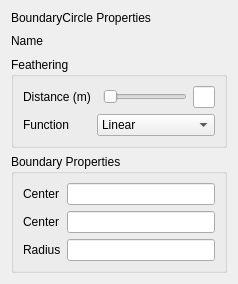
<?xml version="1.0" encoding="UTF-8"?>
<ui version="4.0">
 <class>Form</class>
 <widget class="QWidget" name="Form">
  <property name="geometry">
   <rect>
    <x>0</x>
    <y>0</y>
    <width>235</width>
    <height>257</height>
   </rect>
  </property>
  <property name="windowTitle">
   <string>Form</string>
  </property>
  <layout class="QVBoxLayout" name="verticalLayout">
   <item>
    <widget class="QLabel" name="affectorNameLabel">
     <property name="text">
      <string>BoundaryCircle Properties</string>
     </property>
    </widget>
   </item>
   <item>
    <layout class="QHBoxLayout" name="horizontalLayout">
     <item>
      <widget class="QLabel" name="nameLabel">
       <property name="text">
        <string>Name</string>
       </property>
      </widget>
     </item>
     <item>
      <widget class="QLabel" name="nameViewLabel">
       <property name="text">
        <string/>
       </property>
      </widget>
     </item>
     <item>
      <spacer name="horizontalSpacer">
       <property name="orientation">
        <enum>Qt::Horizontal</enum>
       </property>
       <property name="sizeHint" stdset="0">
        <size>
         <width>40</width>
         <height>20</height>
        </size>
       </property>
      </spacer>
     </item>
    </layout>
   </item>
   <item>
    <widget class="QGroupBox" name="featheringGroup">
     <property name="title">
      <string>Feathering</string>
     </property>
     <layout class="QGridLayout" name="gridLayout_2">
      <item row="0" column="3">
       <widget class="QLineEdit" name="distanceEdit"/>
      </item>
      <item row="1" column="0">
       <widget class="QLabel" name="functionLabel">
        <property name="text">
         <string>Function</string>
        </property>
       </widget>
      </item>
      <item row="0" column="0">
       <widget class="QLabel" name="distanceLabel">
        <property name="text">
         <string>Distance (m)</string>
        </property>
       </widget>
      </item>
      <item row="1" column="1" colspan="3">
       <widget class="QComboBox" name="functionComboBox">
        <item>
         <property name="text">
          <string>Linear</string>
         </property>
        </item>
        <item>
         <property name="text">
          <string>Ease In</string>
         </property>
        </item>
        <item>
         <property name="text">
          <string>Ease Out</string>
         </property>
        </item>
        <item>
         <property name="text">
          <string>Ease In/Out</string>
         </property>
        </item>
       </widget>
      </item>
      <item row="0" column="2">
       <widget class="QSlider" name="distanceSlider">
        <property name="sizePolicy">
         <sizepolicy hsizetype="Fixed" vsizetype="Fixed">
          <horstretch>0</horstretch>
          <verstretch>0</verstretch>
         </sizepolicy>
        </property>
        <property name="orientation">
         <enum>Qt::Horizontal</enum>
        </property>
       </widget>
      </item>
     </layout>
    </widget>
   </item>
   <item>
    <widget class="QGroupBox" name="boundaryPropertiesGroup">
     <property name="title">
      <string>Boundary Properties</string>
     </property>
     <layout class="QGridLayout" name="gridLayout">
      <item row="0" column="0">
       <widget class="QLabel" name="centerXLabel">
        <property name="text">
         <string>Center</string>
        </property>
       </widget>
      </item>
      <item row="0" column="1">
       <widget class="QLineEdit" name="centerXEdit"/>
      </item>
      <item row="1" column="0">
       <widget class="QLabel" name="centerZLabel">
        <property name="text">
         <string>Center</string>
        </property>
       </widget>
      </item>
      <item row="1" column="1">
       <widget class="QLineEdit" name="centerZEdit"/>
      </item>
      <item row="2" column="0">
       <widget class="QLabel" name="radiusLabel">
        <property name="text">
         <string>Radius</string>
        </property>
       </widget>
      </item>
      <item row="2" column="1">
       <widget class="QLineEdit" name="radiusEdit"/>
      </item>
     </layout>
    </widget>
   </item>
  </layout>
 </widget>
 <resources/>
 <connections/>
</ui>
